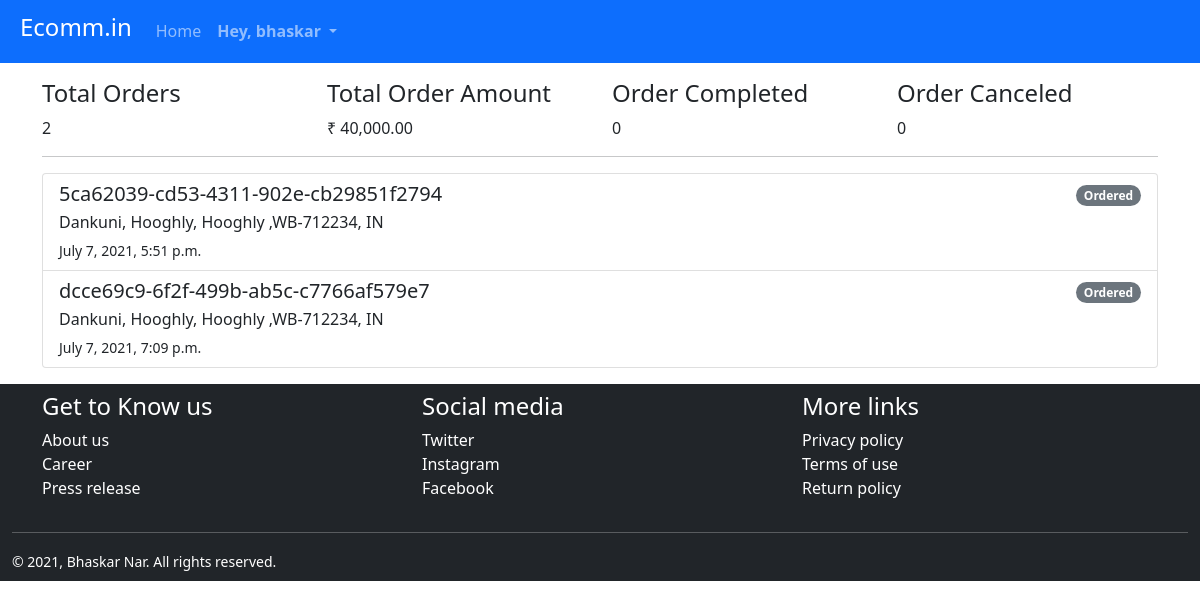
Page /seller/ (signed in) on the committed database.
### ecomm/models.py (models this page shows, shortened)
class Order(models.Model):
    ORDER_STATUS = [
        ('Ordered', 'Ordered'),
        ('Shipped', 'Shipped'),
        ('Completed', 'Completed'),
        ('Canceled', 'Canceled'),
        ('Pending', 'Pending')
    ]
    PAYMENT_OPTION = [
        ('Credit Card/Debit Card', 'Credit Card/Debit Card'),
        ('COD', 'COD'),
        ('Wallet', 'Wallet'),
        ('UPI', 'UPI'),
        ('Net Banking','Net Banking')
    ]
    order_id = models.UUIDField(default=uuid4().hex, unique=True, primary_key=True)
    order_amount = models.DecimalField(default=None, null=True, decimal_places=2, max_digits=50)
    order_date = models.DateTimeField(auto_now_add=True) # adds datetime automaticaly wen object is created
    shipping_address = models.TextField(max_length=150)
    billing_address = models.TextField(max_length=150)
    status = models.CharField(choices=ORDER_STATUS, default='Pending', max_length=12)
    transaction_id = models.CharField(max_length=50, null=True)
    payment_id = models.CharField(max_length=50, null=True)
    payment_method = models.CharField(choices=PAYMENT_OPTION, max_length=30, null= True)
    customer = models.ForeignKey(User, on_delete=models.DO_NOTHING, null=True)

### sellercentral/views.py (the view)
# urls.py: path('', Dashboard.as_view(), name='dashboard'),
class Dashboard(ListView):
    model = Order
    template_name = 'sellercentral/dashboard.html'
    @method_decorator(login_required)
    def dispatch(self, request, *args, **kwargs):
        return super().dispatch(request, *args, **kwargs)
    def get_context_data(self, **kwargs):
        context = super().get_context_data(**kwargs)
        context['total_order'] = self.object_list.count()
        context['total_order_amount'] = sum([order.order_amount for order in self.object_list])
        context['completed_orders'] = self.object_list.filter(status='Completed').count()
        context['canceled_orders'] = self.object_list.filter(status='Canceled').count()
        return context

### sellercentral/templates/sellercentral/dashboard.html (shortened to what this page needs)
{% extends 'ecomm/base.html' %}
{% block nav %}
<nav class="navbar navbar-expand-lg navbar-dark bg-primary">
    <div class="container-fluid mx-2">
        <a class="navbar-brand" href="{% url 'index' %}"><h4>Ecomm.in</h4></a>
        <div class="collapse navbar-collapse" id="navbarNav">
            <div class="navbar-nav ">
                <a class="nav-item nav-link" aria-current="page" href="">Home</a>
            </div>
            {% if user.is_authenticated %}
                <div class="navbar-nav justify-content-end me-4 d-none d-md-block">
                  <div class="dropdown">
                    <a class="nav-item nav-link dropdown-toggle" type="button" id="dropdownMenuButton1" data-bs-toggle="dropdown" aria-expanded="false">
                      <strong>Hey, {{ user.username }}</strong>
                    </a>
                  </div>
                </div>
            {% else %}
                <div class="navbar-nav justify-content-end">
                    <a class="nav-item nav-link" aria-current="page" href="{% url 'login' %}">Login</a>
                    <a class="nav-item nav-link" href="{% url 'register' %}">Register</a>
                </div>
            {% endif %}
        </div>
    </div>
</nav>
{% endblock nav %}
{% block content %}
    <div class="container my-3">
        <div class="row">
            <div class="col">
                {% load humanize %}
                <h4>Total Orders</h4>
                <span>{{ total_order}}</span>
            </div>
            <div class="col">
                <h4>Total Order Amount</h4>
                <span>&#8377; {{ total_order_amount|intcomma  }}</span>
            </div>
            <div class="col">
                <h4>Order Completed</h4>
                <span>{{ completed_orders }}</span>
            </div>
            <div class="col">
                <h4>Order Canceled</h4>
                <span>{{ canceled_orders }}</span>
            </div>
        </div>
        <hr>
        <div class="row">
            <div class="col">
                <div class="list-group">
                    {% if object_list %}
                        {% for order in object_list %}
                        <a href="{% url 'order-details-seller' order.order_id %}" class="list-group-item list-group-item-action " aria-current="true">
                        <div class="d-flex w-100 justify-content-between">
                            <h5 class="mb-1">{{ order.order_id }}</h5>
                           <div>
                               {% if order.status == 'Ordered' %}
                               <small class="badge rounded-pill bg-secondary" >{{ order.status }}</small>
                               {% elif order.status == 'Shipped' %}
                               <small class="badge rounded-pill bg-primary" >{{ order.status }}</small>
                               {% elif order.status == 'Completed' %}
                               <small class="badge rounded-pill bg-success" >{{ order.status }}</small>
                               {% else %}
                               <small class="badge rounded-pill bg-danger" >{{ order.status }}</small>
                               {% endif %}
                            </div>
                        </div>
                        <p class="mb-1">{{ order.shipping_address }}</p>
                        <small>{{ order.order_date }}</small>
                        </a>
                        {% endfor %}
                    {% endif %}
                  </div>
            </div>
        </div>
    </div>
{% endblock content %}

### rows in the picture
Order: order_id "5ca62039-cd53-4311-902e-cb29851f2794", status "Ordered", shipping_address "Dankuni, Hooghly, Hooghly ,WB-712234, IN", order_date "July 7, 2021, 5:51 p.m."
Order: order_id "dcce69c9-6f2f-499b-ab5c-c7766af579e7", status "Ordered", shipping_address "Dankuni, Hooghly, Hooghly ,WB-712234, IN", order_date "July 7, 2021, 7:09 p.m."

### other values in the picture
{{ user.username }} "bhaskar"
{{ total_order }} "2"
{{ total_order_amount|intcomma }} "40,000.00"
{{ completed_orders }} "0"
{{ canceled_orders }} "0"
